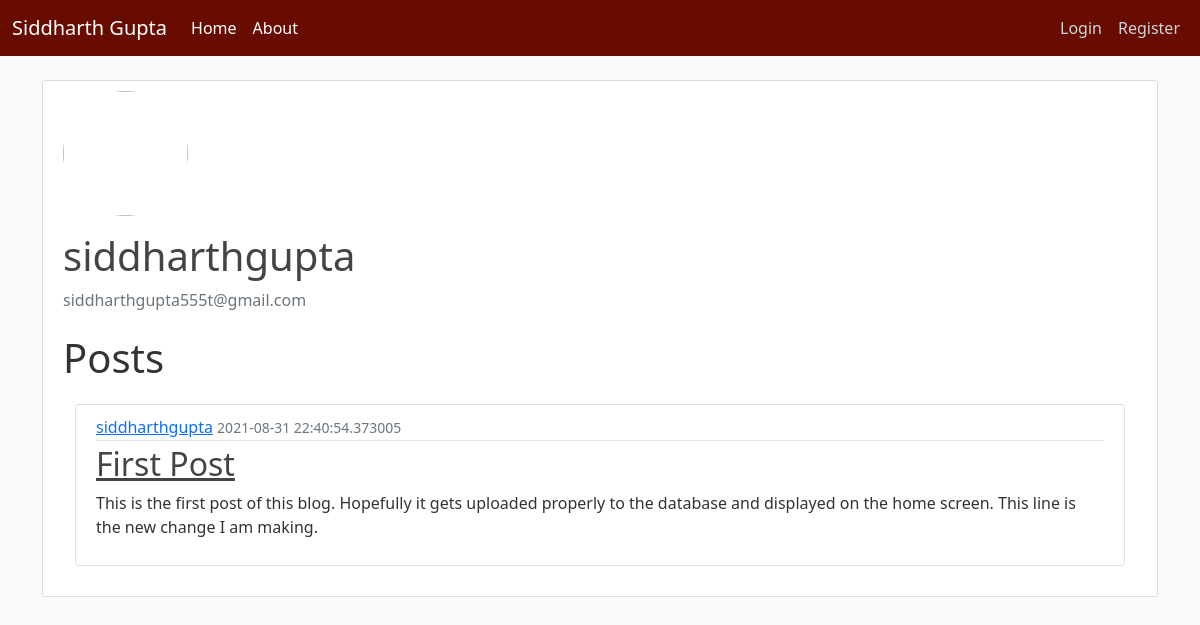
Screenshot of /siddharthgupta with the database file from the repository.
### flaskblog/models.py (models this page shows, shortened)
class User(db.Model, UserMixin):
    id = db.Column(db.Integer, primary_key = True)
    username = db.Column(db.String(20), unique= True, nullable = False)
    email = db.Column(db.String(120), unique= True, nullable = False)
    image_file = db.Column(db.String(20), unique=False, nullable=False, default='default.jpg')
    password = db.Column(db.String(60), nullable = False)
    posts = db.relationship('Post', backref="author", lazy=True)

class Post(db.Model):
    id = db.Column(db.Integer, primary_key = True)
    title = db.Column(db.String(120), unique= False, nullable = False)
    content = db.Column(db.Text, unique=False, nullable=False)
    datePosted = db.Column(db.DateTime, nullable = False, default = datetime.utcnow)
    userId = db.Column(db.Integer, db.ForeignKey('user.id'), nullable=False)

### flaskblog/routes.py (the view)
@app.route("/<username>")
def userPage(username):
    user = User.query.filter_by(username = username).first()
    print(user == current_user)
    if user  == current_user:
        return redirect("account")
    if user:
        imageFile = url_for('static', filename = 'profile_pics/' + user.image_file)
        print(imageFile)
        return render_template("account.html", filename = imageFile, user = user)
    return "<h1>User does not exist</h1>"

### flaskblog/templates/account.html
{% extends "base.html" %}
{% block content %}
    <div class = 'content-section'>
        <div class = "media">
            <img class = "rounded-circle account-img" src="{{ imageFile }}">
            {% if user == current_user %}
            <div class = "media-body">
                <h2 class="account-heading">{{ current_user.username }}</h2>
                <p class="text-secondary">{{ current_user.email }}</p>
                <div>
                    <a class = "btn btn-outline-info" href="{{ url_for('update') }}">Update Info</a>
                </div>
            </div>
            {% else %}
            <div class = "media-body">
                <h2 class="account-heading">{{ user.username }}</h2>
                <p class="text-secondary">{{ user.email }}</p>
            </div>
            {% endif %}
            <p class="account-heading">Posts</p>
            {% for post in user.posts %}
            <div class = "container">
                <article class="media content-section">
                    <div class="media-body">
                    <div class="article-metadata">
                        <a class="mr-2" href="#">{{ post.author.username }}</a>
                        <small class="text-muted">{{ post.datePosted }}</small>
                    </div>
                    <h2><a class="article-title" href="{{ url_for('viewPost', postId = post.id) }}">{{ post.title }}</a></h2>
                    <p class="article-content">{{ post.content }}</p>
                    </div>
                </article>
            </div>
            {% endfor %}
        </div>
    </div>
{% endblock content %}

### flaskblog/static/main.css (style rules this page uses)
body { background: #fafafa; color: #333333; margin-top: 5rem; }
h1, h2, h3, h4, h5, h6 { color: #444444; }
.content-section { background: #ffffff; padding: 10px 20px; border: 1px solid #dddddd; border-radius: 3px; margin-bottom: 20px; }
.article-title { color: #444444; }
.article-content { white-space: pre-line; }
.article-metadata { padding-bottom: 1px; margin-bottom: 4px; border-bottom: 1px solid #e3e3e3 }
.account-img { height: 125px; width: 125px; margin-right: 20px; margin-bottom: 16px; }
.account-heading { font-size: 2.5rem; }

### rows the page displays
User: username "siddharthgupta", email "siddharthgupta555t@gmail.com"
Post: author.username "siddharthgupta", datePosted "2021-08-31 22:40:54.373005", title "First Post", content "This is the first post of this blog. Hopefully it gets uploaded properly to the database and displayed on the home screen. This line is the new change I am making."
